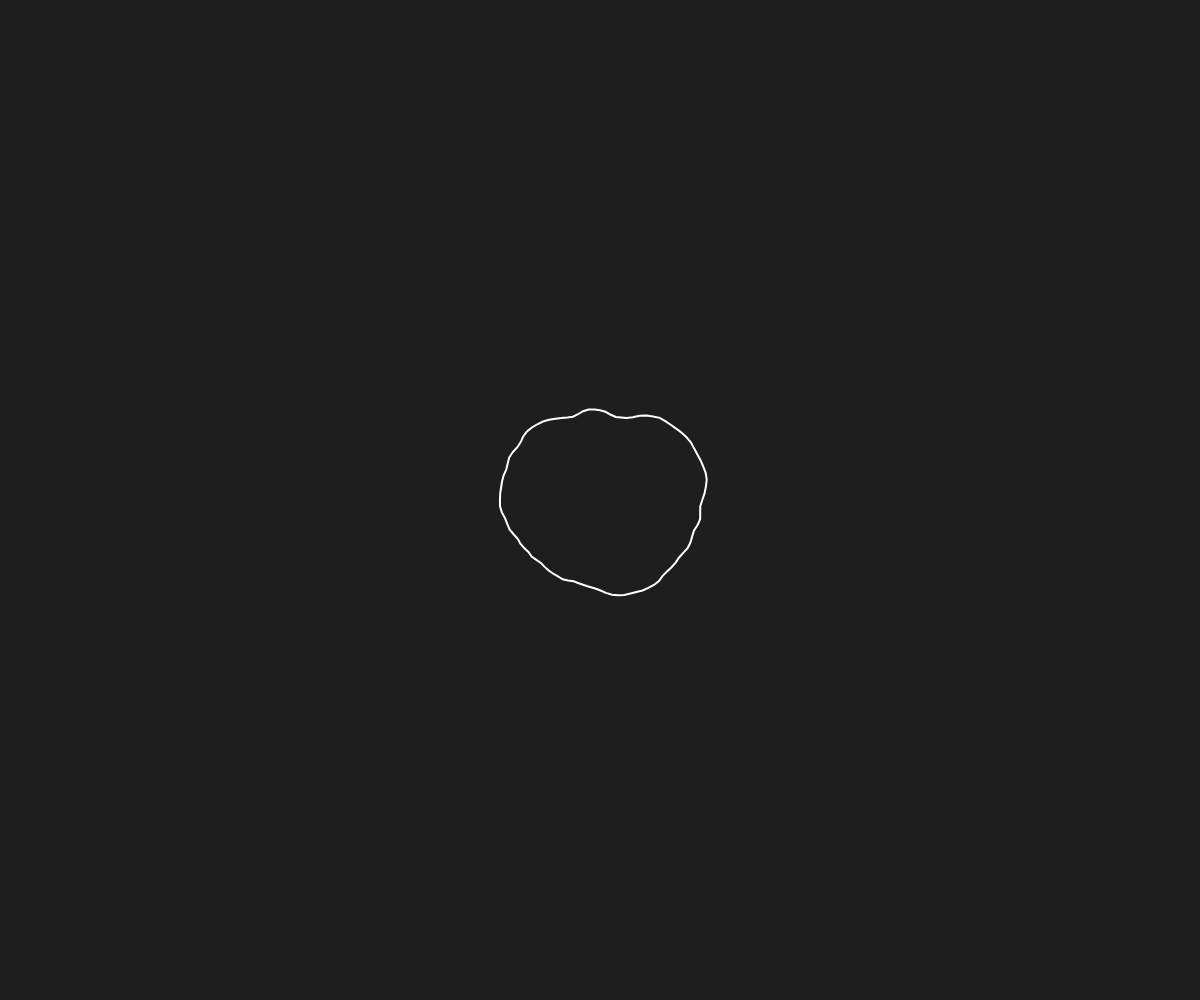
Frame 1 (no input)
Frame 60 (no input): identical to frame 1, image omitted
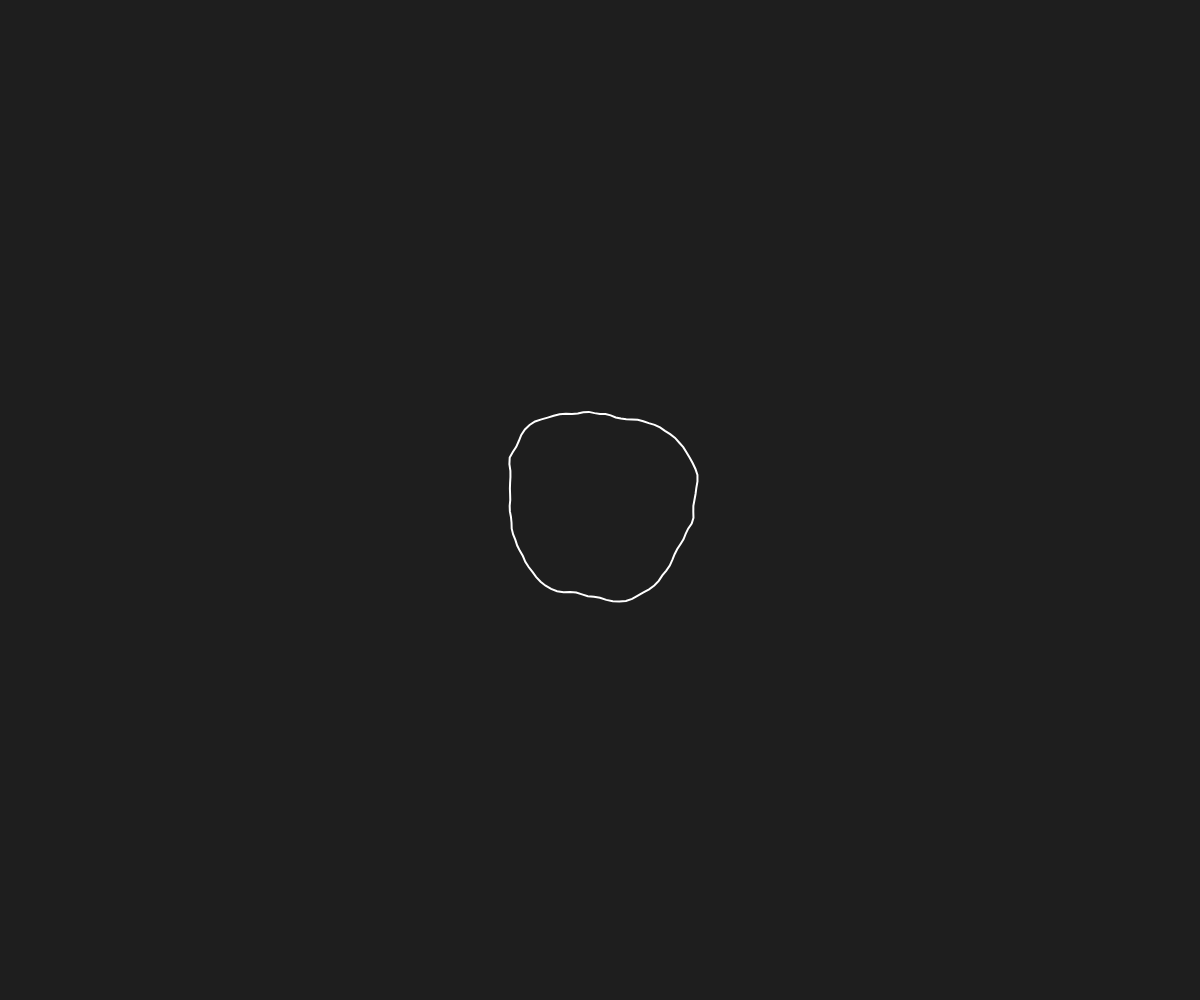
Frame 120 (the mouse pressed at the canvas centre since frame 60)

The p5.js sketch that drew these frames (run headless with seeded random() and noise() and a simulated clock; from frame 60 on, the mouse is pressed at the canvas centre):

// p5.js sketch
// ── sketch.js
let shapes = [];
let currentVerts = [];
let startVerts = [];
let nextVerts = [];
let morphing = false;
let t = 0;
let steps = 120;
let n = 100;          // number of vertices per shape
let shapeIndex = 0;
let glowFrames = 10;
let glowT = 0;

function setup() {
  createCanvas(windowWidth, windowHeight);
  
  // Generate 3 smooth organic shapes
  for (let s = 0; s < 3; s++) {
    let verts = [];
    let noiseOffset = random(1000);
    for (let i = 0; i < n; i++) {
      let angle = map(i, 0, n, 0, TWO_PI);
      let r = 100 + map(noise(noiseOffset + cos(angle), noiseOffset + sin(angle)), 0, 1, -30, 30);
      let x = width/2 + r * cos(angle);
      let y = height/2 + r * sin(angle);
      verts.push(createVector(x, y));
    }
    shapes.push(verts);
  }

  currentVerts = shapes[0].map(v => v.copy());
}

function draw() {
  background(30);

  // Glow effect on click
  if (glowT > 0) {
    let glowAlpha = map(glowT, 0, glowFrames, 150, 0);
    stroke(50, 200, 255, glowAlpha);
    strokeWeight(6);
    noFill();
    beginShape();
    for (let v of currentVerts) {
      vertex(v.x, v.y);
    }
    endShape(CLOSE);
    glowT--;
  }

  // Draw main shape
  stroke(255);
  strokeWeight(2);
  noFill();
  beginShape();
  for (let v of currentVerts) {
    vertex(v.x, v.y);
  }
  endShape(CLOSE);

  // Morph animation
  if (morphing) {
    t += 1 / steps;
    if (t >= 1) {
      t = 1;
      morphing = false;
      currentVerts = nextVerts.map(v => v.copy());
    } else {
      for (let i = 0; i < currentVerts.length; i++) {
        currentVerts[i] = p5.Vector.lerp(startVerts[i], nextVerts[i], t);
      }
    }
  }
}

function windowResized() {
  resizeCanvas(windowWidth, windowHeight);
}

function mousePressed() {
  if (!morphing) {
    glowT = glowFrames;
    startVerts = currentVerts.map(v => v.copy());
    shapeIndex = (shapeIndex + 1) % shapes.length;
    nextVerts = shapes[shapeIndex].map(v => v.copy());
    t = 0;
    morphing = true;
  }
}
